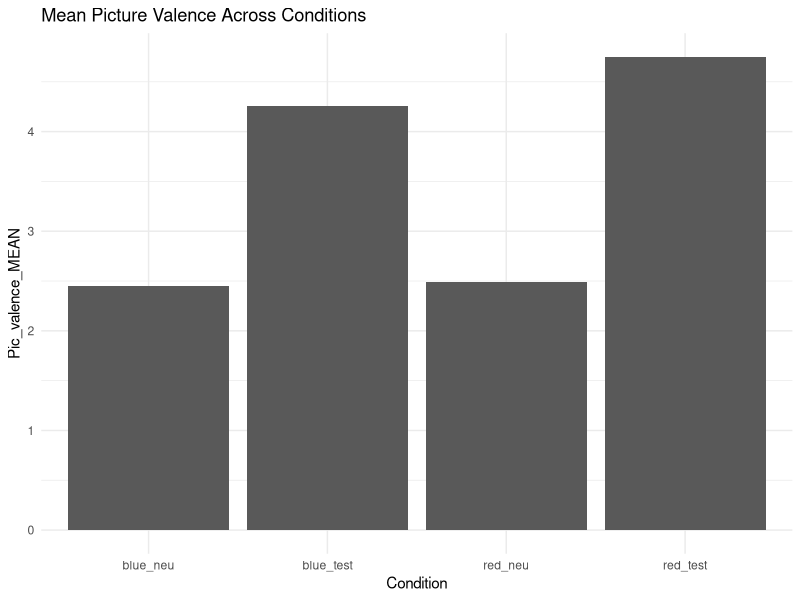
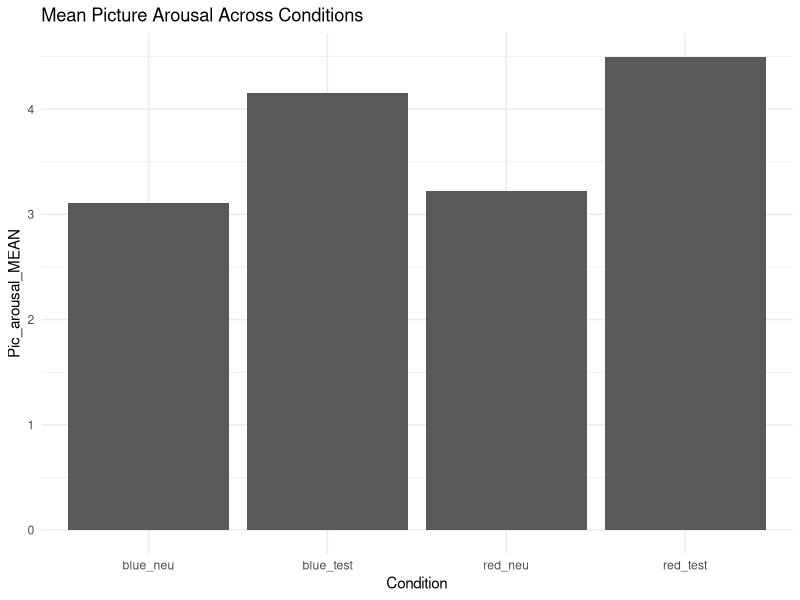
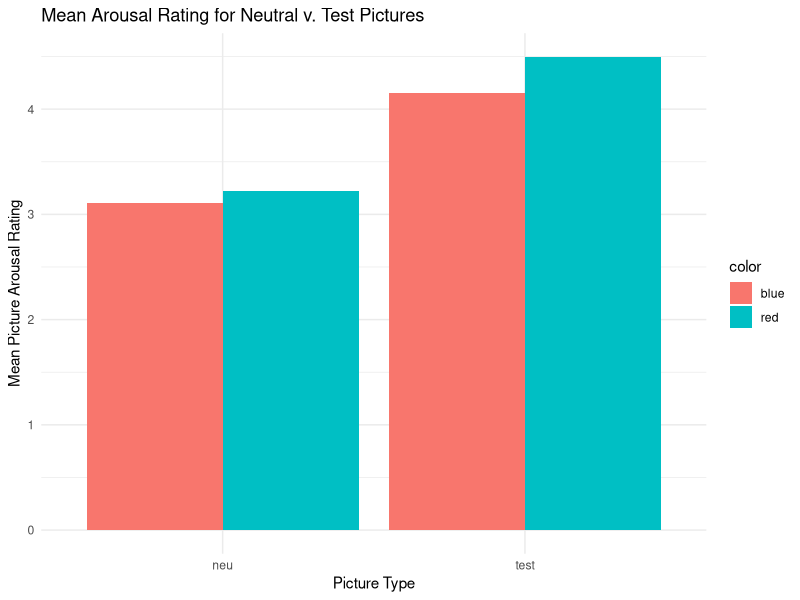
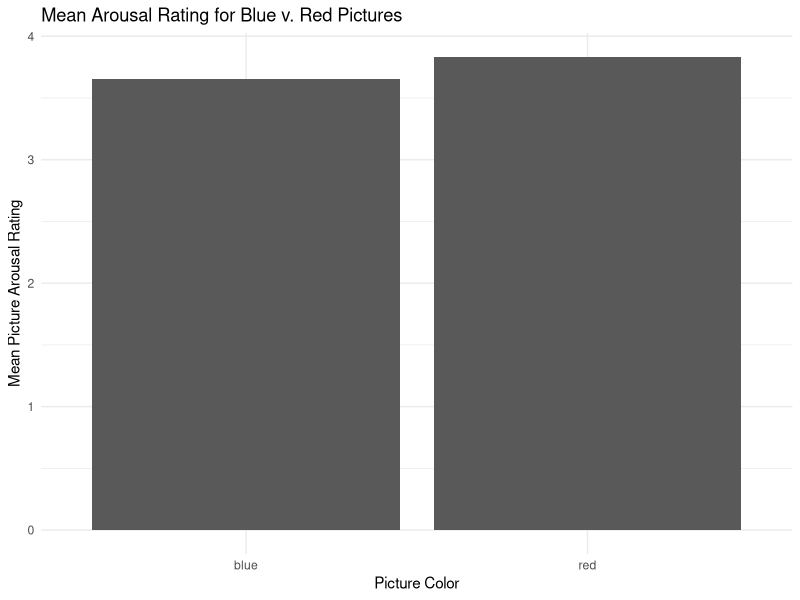
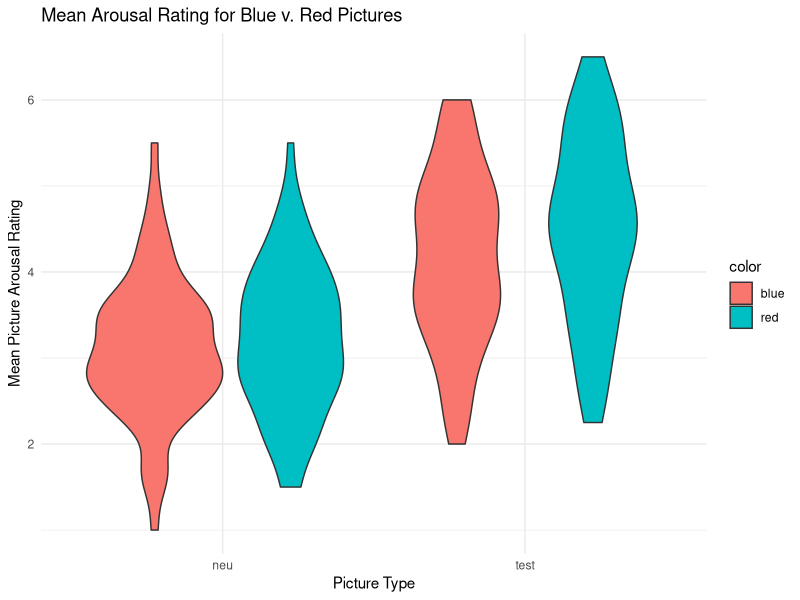
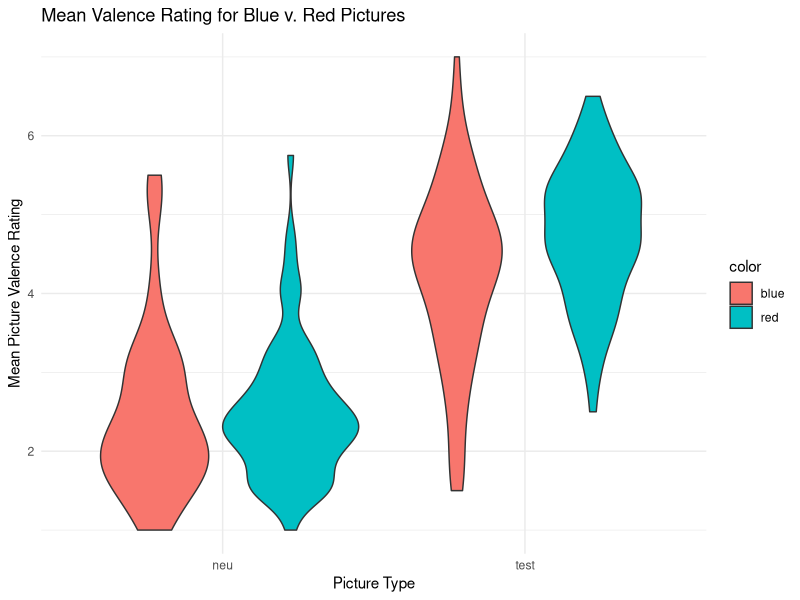
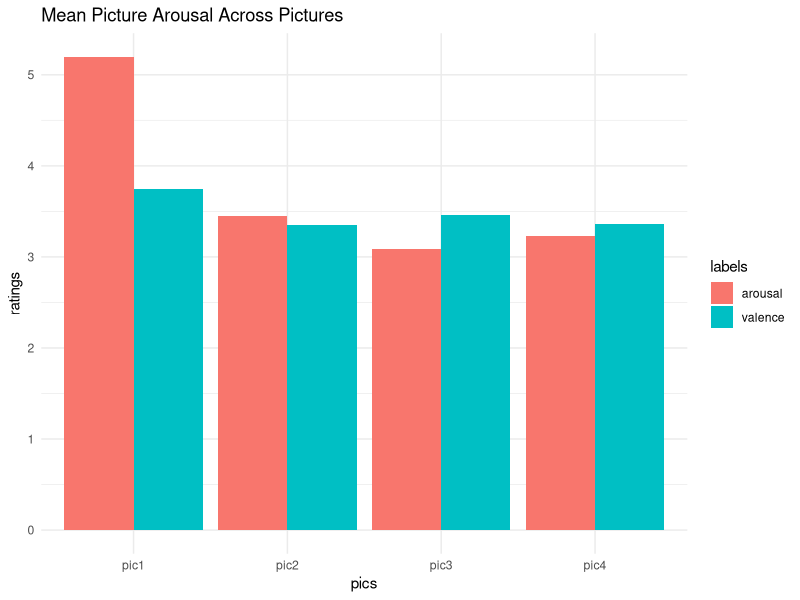

The R script that drew these images, in order:
## ---- chunk 1
library(foreign)
library(dplyr)
library(tidyverse)

color_data_pr = read.csv("color_data_pr.csv")
## ---- chunk 2
val.df <- color_data_pr
val.df <- aggregate(val.df$Pic_valence_MEAN,
                    by = list(condition = val.df$Condition),
                    FUN = function(x) c(mean = mean(x), sd = sd(x),
                                        n = length(x)))
val.df <- do.call(data.frame, val.df)
val.df$se <- val.df$x.sd / sqrt(val.df$x.n)

limits = aes(ymax = val.df$x.mean + val.df$se,
              ymin = val.df$x.mean - val.df$se)

ggplot(color_data_pr, aes(x=Condition, Pic_valence_MEAN)) +
  geom_bar(stat="summary", 
           fun.ymin = "limits$ymin", 
           fun.y="mean",
           fun.ymax = 'limits$ymax',
           position="dodge") + 
  labs(title = 'Mean Picture Valence Across Conditions') +
  theme_minimal()

ggplot(color_data_pr, aes(x=Condition, Pic_arousal_MEAN)) +
  geom_bar(stat="summary", fun.y="mean", position="dodge") + 
  labs(title = 'Mean Picture Arousal Across Conditions') + 
  theme_minimal()

ggplot(color_data_pr, aes(x=pic, Pic_arousal_MEAN, fill=color)) +
  geom_bar(stat="summary", fun.y="mean", position="dodge") + 
  labs(title = 'Mean Arousal Rating for Neutral v. Test Pictures', y = 'Mean Picture Arousal Rating', x = 'Picture Type') + 
  theme_minimal()

summary(aov(data=color_data_pr, Pic_arousal_MEAN ~ color*pic))

ggplot(color_data_pr, aes(x=color, Pic_arousal_MEAN)) +
  geom_bar(stat="summary", fun.y="mean", position="dodge") + 
  labs(title = 'Mean Arousal Rating for Blue v. Red Pictures', y = 'Mean Picture Arousal Rating', x = 'Picture Color') + theme_minimal()
## ---- chunk 3
### Beyond the paper
########## TODO: Run ANCOVA, using trait and test anxiety as the controls, figures we chose to improve, why are they improvements (violin plots here and why they are a nicer representation of the distribution)

### Violin Plot for Arousal Mean
ggplot(color_data_pr, aes(x=pic, Pic_arousal_MEAN, fill=color)) + geom_violin() +   labs(title = 'Mean Arousal Rating for Blue v. Red Pictures', y = 'Mean Picture Arousal Rating', x = 'Picture Type') + theme_minimal()

### Violin Plot for Valence Mean
ggplot(color_data_pr, aes(x=pic, Pic_valence_MEAN, fill=color)) + geom_violin() +   labs(title = 'Mean Valence Rating for Blue v. Red Pictures', y = 'Mean Picture Valence Rating', x = 'Picture Type') + theme_minimal()

# bar or violin plots for the distribution of arousal and valence judgements for each picture
arousal_by_pic = c(mean(color_data_pr$pic1_arousal), 
                   mean(color_data_pr$pic2_arousal), 
                   mean(color_data_pr$pic3_arousal), 
                   mean(color_data_pr$pic4_arousal))

valence_by_pic = c(mean(color_data_pr$pic1_valence), mean(color_data_pr$pic2_valence), mean(color_data_pr$pic3_valence), mean(color_data_pr$pic4_valence))

pics = c('pic1', 'pic2', 'pic3', 'pic4','pic1', 'pic2', 'pic3', 'pic4')
new.df = data.frame(arousal_by_pic, valence_by_pic, pics)

labels = c('arousal', 'arousal', 'arousal', 'arousal',
           'valence', 'valence', 'valence', 'valence')

ratings = c(arousal_by_pic, valence_by_pic)
new.df2 = data.frame(ratings, pics, labels)

ggplot(new.df2, aes(x=pics, ratings, fill=labels)) +
  geom_bar(stat="identity", position="dodge") + 
  labs(title = 'Mean Picture Arousal Across Pictures') + 
  theme_minimal()
